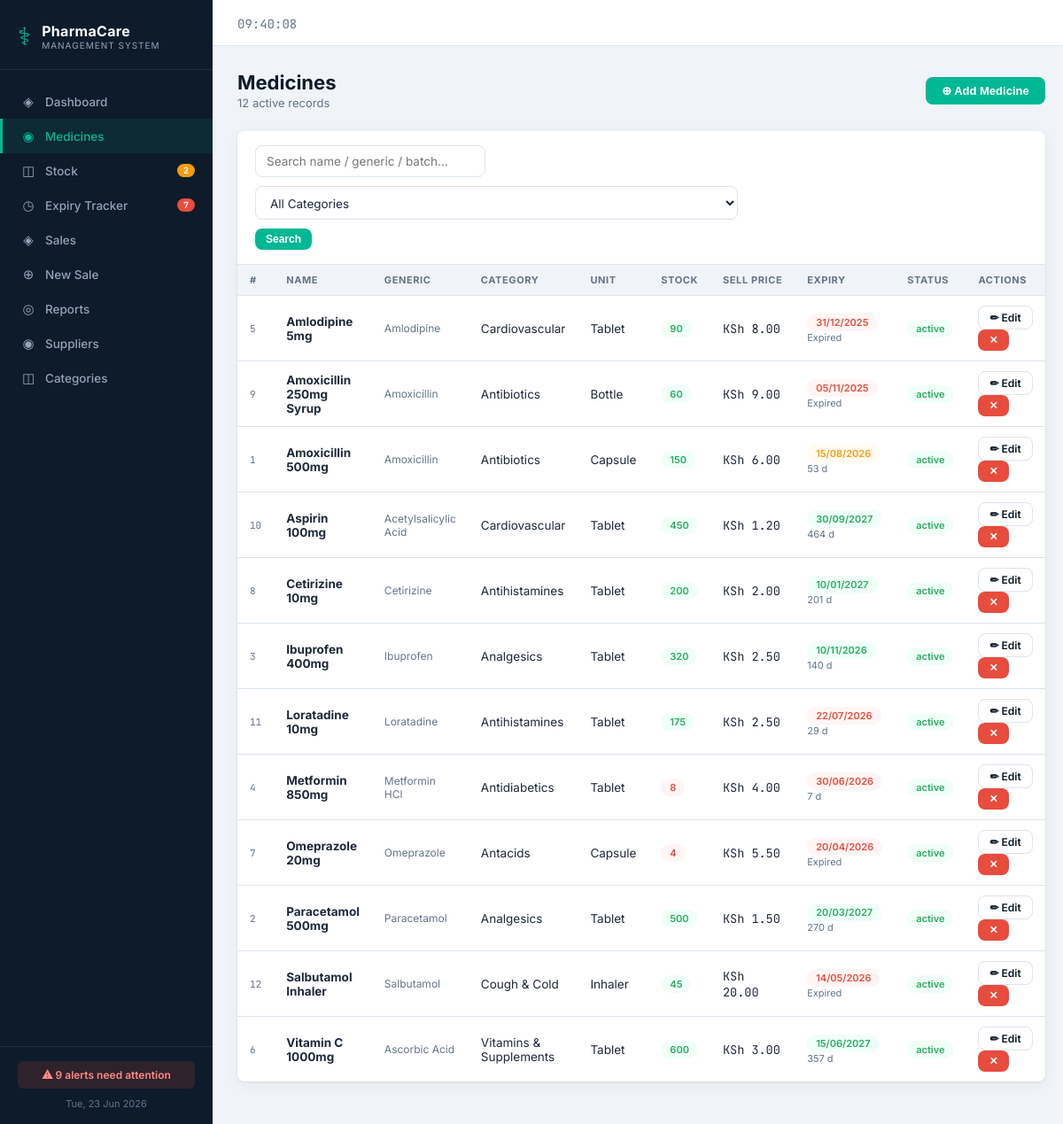
/medicines.php, run on the app's committed database.
### tables this page shows
CREATE TABLE IF NOT EXISTS medicines (
    id INT AUTO_INCREMENT PRIMARY KEY,
    name VARCHAR(150) NOT NULL,
    generic_name VARCHAR(150),
    category_id INT,
    supplier_id INT,
    batch_number VARCHAR(50),
    barcode VARCHAR(100),
    unit VARCHAR(30) DEFAULT 'Tablet',
    purchase_price DECIMAL(10,2) NOT NULL DEFAULT 0.00,
    selling_price DECIMAL(10,2) NOT NULL DEFAULT 0.00,
    stock_quantity INT NOT NULL DEFAULT 0,
    min_stock_level INT NOT NULL DEFAULT 10,
    expiry_date DATE NOT NULL,
    manufacture_date DATE,
    description TEXT,
    status ENUM('active','inactive','discontinued') DEFAULT 'active',
    created_at TIMESTAMP DEFAULT CURRENT_TIMESTAMP,
    updated_at TIMESTAMP DEFAULT CURRENT_TIMESTAMP ON UPDATE CURRENT_TIMESTAMP,
    FOREIGN KEY (category_id) REFERENCES categories(id) ON DELETE SET NULL,
    FOREIGN KEY (supplier_id) REFERENCES suppliers(id) ON DELETE SET NULL
);

CREATE TABLE IF NOT EXISTS categories (
    id INT AUTO_INCREMENT PRIMARY KEY,
    name VARCHAR(100) NOT NULL UNIQUE,
    description TEXT,
    created_at TIMESTAMP DEFAULT CURRENT_TIMESTAMP
);

### medicines.php (the view, shortened to what this page needs)
<?php
require_once 'includes/header.php';
$db = getDB();
$search = trim($_GET['q'] ?? '');
$page  = max(1, (int)($_GET['p'] ?? 1));
$perPage = 15;
$offset = ($page - 1) * $perPage;
$where = "WHERE m.status != 'discontinued'";
$total = $db->query("SELECT COUNT(*) FROM medicines m $where")->fetch_row()[0];
$meds = $db->query("
  SELECT m.*, c.name as cat_name, s.name as sup_name,
    DATEDIFF(m.expiry_date, CURDATE()) as days_to_expiry
  FROM medicines m
  LEFT JOIN categories c ON c.id = m.category_id
  LEFT JOIN suppliers s ON s.id = m.supplier_id
  $where ORDER BY m.name ASC LIMIT $perPage OFFSET $offset
");
?>
<div class="page-header">
  <div>
    <div class="page-title">Medicines</div>
    <div class="page-subtitle"><?= $total ?> active records</div>
  </div>
  <button class="btn btn-primary" onclick="toggleForm('add-form')">⊕ Add Medicine</button>
</div>
<div class="card">
  <div class="card-header">
    <form method="GET" style="display:flex;gap:10px;align-items:center;flex-wrap:wrap">
      <input name="q" placeholder="Search name / generic / batch…" value="<?= htmlspecialchars($search) ?>" style="width:260px">
      <select name="cat" onchange="this.form.submit()">
        <option value="">All Categories</option>
      </select>
      <button type="submit" class="btn btn-primary btn-sm">Search</button>
    </form>
  </div>
  <div class="table-wrap">
    <table>
      <thead><tr>
        <th>#</th><th>Name</th><th>Generic</th><th>Category</th><th>Unit</th>
        <th>Stock</th><th>Sell Price</th><th>Expiry</th><th>Status</th><th>Actions</th>
      </tr></thead>
      <tbody>
      <?php while ($r = $meds->fetch_assoc()):
        $days = (int)$r['days_to_expiry'];
        $expClass = $days < 0 ? 'tag-danger' : ($days <= 30 ? 'tag-danger' : ($days <= 60 ? 'tag-warn' : 'tag-ok'));
        $expLabel = $days < 0 ? 'Expired' : ($days === 0 ? 'Today' : "$days d");
        $stockOk  = $r['stock_quantity'] > $r['min_stock_level'];
      ?>
      <tr>
        <td style="font-family:var(--mono);font-size:11px;color:var(--text-mute)"><?= $r['id'] ?></td>
        <td><strong><?= htmlspecialchars($r['name']) ?></strong></td>
        <td style="color:var(--text-mute);font-size:12px"><?= htmlspecialchars($r['generic_name']) ?></td>
        <td><?= htmlspecialchars($r['cat_name'] ?? '—') ?></td>
        <td><?= $r['unit'] ?></td>
        <td>
          <span class="<?= $stockOk ? 'tag tag-ok' : 'tag tag-danger' ?>"><?= $r['stock_quantity'] ?></span>
        </td>
        <td style="font-family:var(--mono)">KSh <?= number_format($r['selling_price'],2) ?></td>
        <td>
          <span class="tag <?= $expClass ?>"><?= date('d/m/Y', strtotime($r['expiry_date'])) ?></span>
          <small style="display:block;color:var(--text-mute);font-size:11px"><?= $expLabel ?></small>
        </td>
        <td><span class="tag <?= $r['status']==='active' ? 'tag-ok' : 'tag-neutral' ?>"><?= $r['status'] ?></span></td>
        <td>
          <a href="medicines.php?edit=<?= $r['id'] ?>" class="btn btn-outline btn-sm">✏ Edit</a>
          <form method="POST" style="display:inline">
            <button type="submit" class="btn btn-danger btn-sm" data-confirm="Discontinue this medicine?">✕</button>
          </form>
        </td>
      </tr>
      <?php endwhile; ?>
      </tbody>
    </table>
  </div>
</div>
<?php require_once 'includes/footer.php'; ?>

### assets/css/style.css (style rules this page uses)
:root { --navy: #0d1b2a; --navy-mid: #1b2d42; --navy-soft: #243b55; --emerald: #00b894; --emerald-dk:#00896f; --white: #ffffff; --grey-100: #f0f4f8; --grey-200: #dce4ee; --grey-400: #94a3b8; --grey-600: #64748b; --danger: #e74c3c; --danger-lt: #fff5f5; --warn: #f39c12; --warn-lt: #fffbf0; --success: #27ae60; --success-lt:#f0fff8; --info: #2980b9; --info-lt: #f0f8ff; --text: #1e293b; --text-mute: #64748b; --radius: 8px; --shadow: 0 1px 3px rgba(0,0,0,.08), 0 4px 16px rgba(0,0,0,.05); --shadow-lg: 0 4px 24px rgba(0,0,0,.12); --sidebar-w: 240px; --font: 'Inter', system-ui, sans-serif; --mono: 'JetBrains Mono', monospace; }
* { box-sizing: border-box; margin: 0; padding: 0; }
body { font-family: var(--font); background: var(--grey-100); color: var(--text); display: flex; min-height: 100vh; }
.page-header { display: flex; align-items: center; justify-content: space-between; margin-bottom: 24px; flex-wrap: wrap; gap: 12px; }
.page-title { font-size: 22px; font-weight: 700; color: var(--navy); }
.page-subtitle { font-size: 13px; color: var(--text-mute); margin-top: 2px; }
.card { background: var(--white); border-radius: var(--radius); box-shadow: var(--shadow); overflow: hidden; margin-bottom: 20px; }
.card-header { padding: 16px 20px; border-bottom: 1px solid var(--grey-200); display: flex; align-items: center; justify-content: space-between; gap: 12px; flex-wrap: wrap; }
.table-wrap { overflow-x: auto; }
table { width: 100%; border-collapse: collapse; font-size: 13.5px; }
thead th { background: var(--grey-100); padding: 10px 14px; text-align: left; font-size: 11px; font-weight: 700; text-transform: uppercase; letter-spacing: .6px; color: var(--grey-600); border-bottom: 1px solid var(--grey-200); white-space: nowrap; }
tbody td { padding: 11px 14px; border-bottom: 1px solid var(--grey-200); vertical-align: middle; }
tbody tr:last-child td { border-bottom: none; }
.tag { display: inline-flex; align-items: center; padding: 3px 10px; border-radius: 20px; font-size: 11px; font-weight: 600; white-space: nowrap; }
.tag-ok { background: var(--success-lt); color: var(--success); }
.tag-warn { background: var(--warn-lt); color: var(--warn); }
.tag-danger { background: var(--danger-lt); color: var(--danger); }
.btn { display: inline-flex; align-items: center; gap: 6px; padding: 8px 18px; border: none; border-radius: var(--radius); font-size: 13px; font-weight: 600; cursor: pointer; text-decoration: none; transition: all .15s ease; white-space: nowrap; }
.btn-primary { background: var(--emerald); color: #fff; }
.btn-danger { background: var(--danger); color: #fff; }
.btn-outline { background: transparent; color: var(--navy); border: 1.5px solid var(--grey-200); }
.btn-sm { padding: 5px 12px; font-size: 12px; }
input, select, textarea { padding: 9px 12px; border: 1.5px solid var(--grey-200); border-radius: var(--radius); font-size: 13.5px; font-family: var(--font); color: var(--text); background: var(--white); transition: border-color .15s; outline: none; width: 100%; }

### data on the page
medicines: id "5", name "Amlodipine 5mg", generic_name "Amlodipine", category.name "Cardiovascular", unit "Tablet", stock_quantity "90", selling_price "8.00", expiry_date "31/12/2025", expLabel "Expired", status "active"
medicines: id "9", name "Amoxicillin 250mg Syrup", generic_name "Amoxicillin", category.name "Antibiotics", unit "Bottle", stock_quantity "60", selling_price "9.00", expiry_date "05/11/2025", expLabel "Expired", status "active"
medicines: id "1", name "Amoxicillin 500mg", generic_name "Amoxicillin", category.name "Antibiotics", unit "Capsule", stock_quantity "150", selling_price "6.00", expiry_date "15/08/2026", expLabel "53 d", status "active"
medicines: id "10", name "Aspirin 100mg", generic_name "Acetylsalicylic Acid", category.name "Cardiovascular", unit "Tablet", stock_quantity "450", selling_price "1.20", expiry_date "30/09/2027", expLabel "464 d", status "active"
medicines: id "8", name "Cetirizine 10mg", generic_name "Cetirizine", category.name "Antihistamines", unit "Tablet", stock_quantity "200", selling_price "2.00", expiry_date "10/01/2027", expLabel "201 d", status "active"
medicines: id "3", name "Ibuprofen 400mg", generic_name "Ibuprofen", category.name "Analgesics", unit "Tablet", stock_quantity "320", selling_price "2.50", expiry_date "10/11/2026", expLabel "140 d", status "active"
medicines: id "11", name "Loratadine 10mg", generic_name "Loratadine", category.name "Antihistamines", unit "Tablet", stock_quantity "175", selling_price "2.50", expiry_date "22/07/2026", expLabel "29 d", status "active"
medicines: id "4", name "Metformin 850mg", generic_name "Metformin HCl", category.name "Antidiabetics", unit "Tablet", stock_quantity "8", selling_price "4.00", expiry_date "30/06/2026", expLabel "7 d", status "active"
medicines: id "7", name "Omeprazole 20mg", generic_name "Omeprazole", category.name "Antacids", unit "Capsule", stock_quantity "4", selling_price "5.50", expiry_date "20/04/2026", expLabel "Expired", status "active"
medicines: id "2", name "Paracetamol 500mg", generic_name "Paracetamol", category.name "Analgesics", unit "Tablet", stock_quantity "500", selling_price "1.50", expiry_date "20/03/2027", expLabel "270 d", status "active"
medicines: id "12", name "Salbutamol Inhaler", generic_name "Salbutamol", category.name "Cough & Cold", unit "Inhaler", stock_quantity "45", selling_price "20.00", expiry_date "14/05/2026", expLabel "Expired", status "active"
medicines: id "6", name "Vitamin C 1000mg", generic_name "Ascorbic Acid", category.name "Vitamins & Supplements", unit "Tablet", stock_quantity "600", selling_price "3.00", expiry_date "15/06/2027", expLabel "357 d", status "active"

### other printed values
$lowStockAlerts "2"
$expiryAlerts+$expiredCount "7"
$totalAlerts "9"
$total "12"
